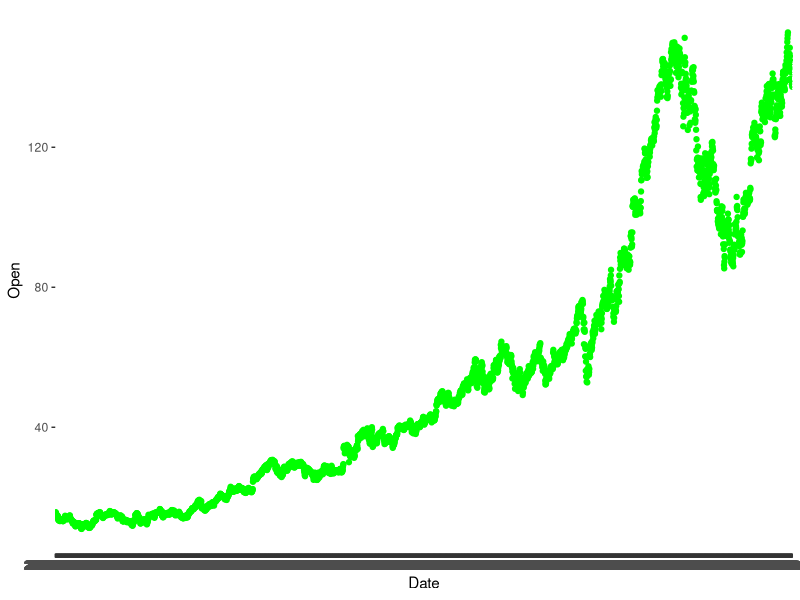

Write R code to recreate this figure. (Note: this script raises an error after producing the figure.)
## ---- chunk 1
rm(list=ls())
knitr::opts_chunk$set(echo = FALSE)
library(tidyverse)
library(ggplot2)
library(lubridate)
## ---- chunk 2
gdata <- read.csv("./google_stock_data.csv")
gdata$month_name <- lubridate::month(gdata$Date,label=TRUE)
gdata$year <- lubridate::year(gdata$Date)
str(gdata)
summary(gdata)
## ---- chunk 3
ggplot(gdata,mapping=aes(x=Date,y=Open))+geom_point(color="green")
## ---- chunk 4
gdata$propotional_weight_open_price <- gdata$Open/sum(gdata$Open)
gdata$propotional_weight_close_price <- gdata$Close/sum(gdata$Close)
gdata$propotional_weight_low_price <- gdata$Low/sum(gdata$Low)
gdata$propotional_weight_high_price <- gdata$High/sum(gdata$High)
gdata$weight_open_price_average <- round(weighted.mean(gdata$Open,gdata$propotional_weight_open_price),2)
gdata$weighted_close_price_average <- round(weighted.mean(gdata$Close,gdata$propotional_weight_close_price))
gdata$weighted_high_price_average <- round(weighted.mean(gdata$High,gdata$propotional_weight_high_price))
gdata$weighted_low_price_average <- round(weighted.mean(gdata$Low,gdata$propotional_weight_low_price))
summary(gdata$Open)
iqr_open <- round(IQR(gdata$Open),2)
iqr_close <- round(IQR(gdata$close),2)
iqr_low <- round(IQR(gdata$Low))
iqr_high <- round(IQR(gdata$High))
data <- quantile(gdata$Open,probs=c(0.1,0.2,0.25,0.3,0.4,0.5,0.6,0.7,0.75,0.8,0.9))
print(data)
print(iqr_open)
open_price_range <- range(gdata$Open)
print(open_price_range)
print(max(gdata$Open)-min(gdata$Open))
open_price_var <- var(gdata$Open)
print(open_price_var)
cofficient_of_variation_open_price <- (mean(gdata$Open)/sd(gdata$Open))*100
print(cofficient_of_variation_open_price)
## find pearson coefficient between open & close 
pearson_cofficient_open_close <- cor(x=gdata$Open,y=gdata$Close,method="pearson")
print(pearson_cofficient_open_close)
freq_table <- table(gdata$Open)
prob_table <- prop.table(freq_table)
prob_table[15.68944]
## ---- chunk 5
aug_2020 <- gdata %>% filter(gdata$year==2020 & gdata$month_name=="Aug") %>% select(gdata$Open,gdata$Close,gdata$month_name)
continency_table_aug_2020 <- table(aug_2020)

